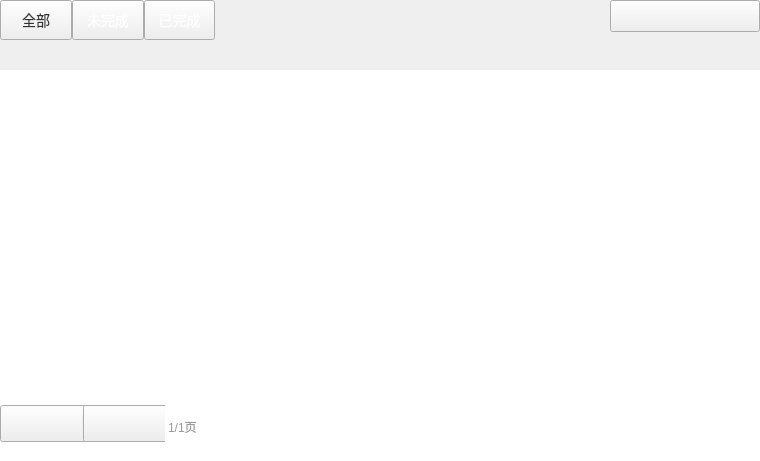
<?xml version="1.0" encoding="UTF-8"?>
<ui version="4.0">
 <class>ReceiveOrdersMainWidget</class>
 <widget class="QWidget" name="ReceiveOrdersMainWidget">
  <property name="geometry">
   <rect>
    <x>0</x>
    <y>0</y>
    <width>760</width>
    <height>461</height>
   </rect>
  </property>
  <property name="windowTitle">
   <string>Form</string>
  </property>
  <layout class="QVBoxLayout" name="verticalLayout">
   <property name="spacing">
    <number>0</number>
   </property>
   <property name="leftMargin">
    <number>0</number>
   </property>
   <property name="topMargin">
    <number>0</number>
   </property>
   <property name="rightMargin">
    <number>0</number>
   </property>
   <property name="bottomMargin">
    <number>0</number>
   </property>
   <item>
    <widget class="QWidget" name="topWidget" native="true">
     <property name="minimumSize">
      <size>
       <width>0</width>
       <height>40</height>
      </size>
     </property>
     <property name="maximumSize">
      <size>
       <width>16777215</width>
       <height>40</height>
      </size>
     </property>
     <layout class="QHBoxLayout" name="horizontalLayout_4">
      <property name="spacing">
       <number>10</number>
      </property>
      <property name="leftMargin">
       <number>0</number>
      </property>
      <property name="topMargin">
       <number>0</number>
      </property>
      <property name="rightMargin">
       <number>0</number>
      </property>
      <property name="bottomMargin">
       <number>0</number>
      </property>
      <item>
       <widget class="QWidget" name="widget_5" native="true">
        <property name="minimumSize">
         <size>
          <width>215</width>
          <height>0</height>
         </size>
        </property>
        <property name="maximumSize">
         <size>
          <width>215</width>
          <height>16777215</height>
         </size>
        </property>
        <layout class="QHBoxLayout" name="horizontalLayout_5">
         <property name="spacing">
          <number>0</number>
         </property>
         <property name="leftMargin">
          <number>0</number>
         </property>
         <property name="topMargin">
          <number>0</number>
         </property>
         <property name="rightMargin">
          <number>0</number>
         </property>
         <property name="bottomMargin">
          <number>0</number>
         </property>
         <item>
          <widget class="QPushButton" name="allRecieveButton">
           <property name="sizePolicy">
            <sizepolicy hsizetype="Minimum" vsizetype="Minimum">
             <horstretch>0</horstretch>
             <verstretch>0</verstretch>
            </sizepolicy>
           </property>
           <property name="styleSheet">
            <string notr="true">QPushButton{
	font-family:&quot;微软雅黑&quot;;
	font-size:14px;
	color:#333333;
	border-image: url(:/receivingGoodsImage/topTab_Press.png);
}</string>
           </property>
           <property name="text">
            <string>全部</string>
           </property>
          </widget>
         </item>
         <item>
          <widget class="QPushButton" name="noFinishReciveButton">
           <property name="sizePolicy">
            <sizepolicy hsizetype="Minimum" vsizetype="Minimum">
             <horstretch>0</horstretch>
             <verstretch>0</verstretch>
            </sizepolicy>
           </property>
           <property name="styleSheet">
            <string notr="true">QPushButton{
	font-family:&quot;微软雅黑&quot;;
	font-size:14px;
	color:#ffffff;
	border-image: url(:/receivingGoodsImage/topTab.png);
}</string>
           </property>
           <property name="text">
            <string>未完成</string>
           </property>
          </widget>
         </item>
         <item>
          <widget class="QPushButton" name="finishedRecieveButton">
           <property name="sizePolicy">
            <sizepolicy hsizetype="Minimum" vsizetype="Minimum">
             <horstretch>0</horstretch>
             <verstretch>0</verstretch>
            </sizepolicy>
           </property>
           <property name="styleSheet">
            <string notr="true">QPushButton{
	font-family:&quot;微软雅黑&quot;;
	font-size:14px;
	color:#ffffff;
	border-image: url(:/receivingGoodsImage/topTab.png);
}</string>
           </property>
           <property name="text">
            <string>已完成</string>
           </property>
          </widget>
         </item>
        </layout>
       </widget>
      </item>
      <item>
       <spacer name="horizontalSpacer_4">
        <property name="orientation">
         <enum>Qt::Horizontal</enum>
        </property>
        <property name="sizeHint" stdset="0">
         <size>
          <width>40</width>
          <height>20</height>
         </size>
        </property>
       </spacer>
      </item>
      <item>
       <widget class="QWidget" name="widget_6" native="true">
        <layout class="QVBoxLayout" name="verticalLayout_2">
         <property name="spacing">
          <number>0</number>
         </property>
         <property name="leftMargin">
          <number>0</number>
         </property>
         <property name="topMargin">
          <number>0</number>
         </property>
         <property name="rightMargin">
          <number>0</number>
         </property>
         <property name="bottomMargin">
          <number>0</number>
         </property>
         <item>
          <widget class="QPushButton" name="createDeliveryOrderButton">
           <property name="minimumSize">
            <size>
             <width>150</width>
             <height>32</height>
            </size>
           </property>
           <property name="maximumSize">
            <size>
             <width>150</width>
             <height>32</height>
            </size>
           </property>
           <property name="styleSheet">
            <string notr="true">QPushButton{
	border-image: url(:/receivingGoodsImage/createDeliveryOrder.png);
}

QPushButton:pressed{
	border-image: url(:/receivingGoodsImage/createDeliveryOrder_press.png);
}</string>
           </property>
           <property name="text">
            <string/>
           </property>
          </widget>
         </item>
         <item>
          <spacer name="verticalSpacer">
           <property name="orientation">
            <enum>Qt::Vertical</enum>
           </property>
           <property name="sizeHint" stdset="0">
            <size>
             <width>20</width>
             <height>40</height>
            </size>
           </property>
          </spacer>
         </item>
        </layout>
       </widget>
      </item>
     </layout>
    </widget>
   </item>
   <item>
    <widget class="ReceiveOrdersTitleWidget" name="titleWidget" native="true">
     <property name="minimumSize">
      <size>
       <width>0</width>
       <height>30</height>
      </size>
     </property>
     <property name="maximumSize">
      <size>
       <width>16777215</width>
       <height>30</height>
      </size>
     </property>
    </widget>
   </item>
   <item>
    <widget class="ReceiveOrdersListView" name="listView">
     <property name="styleSheet">
      <string notr="true">QListView{
	border:none;
}</string>
     </property>
    </widget>
   </item>
   <item>
    <widget class="QWidget" name="bottomWidget" native="true">
     <property name="minimumSize">
      <size>
       <width>0</width>
       <height>74</height>
      </size>
     </property>
     <property name="maximumSize">
      <size>
       <width>16777215</width>
       <height>74</height>
      </size>
     </property>
     <property name="styleSheet">
      <string notr="true">QWidget#bottomWidget{
	background-color:#ffffff;
}</string>
     </property>
     <layout class="QHBoxLayout" name="horizontalLayout">
      <property name="spacing">
       <number>0</number>
      </property>
      <property name="leftMargin">
       <number>0</number>
      </property>
      <property name="topMargin">
       <number>0</number>
      </property>
      <property name="rightMargin">
       <number>0</number>
      </property>
      <property name="bottomMargin">
       <number>0</number>
      </property>
      <item>
       <widget class="QWidget" name="leftWidget" native="true">
        <property name="minimumSize">
         <size>
          <width>200</width>
          <height>0</height>
         </size>
        </property>
        <property name="maximumSize">
         <size>
          <width>200</width>
          <height>16777215</height>
         </size>
        </property>
        <layout class="QHBoxLayout" name="horizontalLayout_2">
         <property name="spacing">
          <number>0</number>
         </property>
         <property name="leftMargin">
          <number>0</number>
         </property>
         <property name="topMargin">
          <number>0</number>
         </property>
         <property name="rightMargin">
          <number>0</number>
         </property>
         <property name="bottomMargin">
          <number>0</number>
         </property>
         <item>
          <spacer name="horizontalSpacer_2">
           <property name="orientation">
            <enum>Qt::Horizontal</enum>
           </property>
           <property name="sizeHint" stdset="0">
            <size>
             <width>40</width>
             <height>20</height>
            </size>
           </property>
          </spacer>
         </item>
         <item>
          <widget class="QWidget" name="widget_4" native="true">
           <layout class="QHBoxLayout" name="horizontalLayout_3">
            <property name="spacing">
             <number>0</number>
            </property>
            <property name="leftMargin">
             <number>0</number>
            </property>
            <property name="topMargin">
             <number>0</number>
            </property>
            <property name="rightMargin">
             <number>0</number>
            </property>
            <property name="bottomMargin">
             <number>0</number>
            </property>
            <item>
             <widget class="QPushButton" name="lastPageButton">
              <property name="minimumSize">
               <size>
                <width>87</width>
                <height>37</height>
               </size>
              </property>
              <property name="maximumSize">
               <size>
                <width>87</width>
                <height>37</height>
               </size>
              </property>
              <property name="styleSheet">
               <string notr="true">QPushButton
{
	border-image: url(:/saleImage/btn-up-nomal.png);
}

QPushButton:pressed
{
	border-image: url(:/saleImage/btn-up-pess.png);
}

QPushButton:disabled
{
border-image: url(:/saleImage/btn-up-disable.png);
}</string>
              </property>
              <property name="text">
               <string/>
              </property>
             </widget>
            </item>
            <item>
             <widget class="QWidget" name="widget_3" native="true">
              <property name="minimumSize">
               <size>
                <width>1</width>
                <height>18</height>
               </size>
              </property>
              <property name="maximumSize">
               <size>
                <width>1</width>
                <height>18</height>
               </size>
              </property>
              <property name="styleSheet">
               <string notr="true">border: 1px solid #ededed;</string>
              </property>
             </widget>
            </item>
            <item>
             <widget class="QPushButton" name="nextPageButton">
              <property name="minimumSize">
               <size>
                <width>87</width>
                <height>37</height>
               </size>
              </property>
              <property name="maximumSize">
               <size>
                <width>87</width>
                <height>37</height>
               </size>
              </property>
              <property name="styleSheet">
               <string notr="true">QPushButton{
	border-image: url(:/saleImage/btn-down-nomal.png);
}

QPushButton:pressed{
	border-image: url(:/saleImage/btn-down-pess.png);
}

QPushButton:disabled{
	border-image: url(:/saleImage/btn-down-disabled.png);
}</string>
              </property>
              <property name="text">
               <string/>
              </property>
             </widget>
            </item>
           </layout>
          </widget>
         </item>
         <item>
          <spacer name="horizontalSpacer_3">
           <property name="orientation">
            <enum>Qt::Horizontal</enum>
           </property>
           <property name="sizeHint" stdset="0">
            <size>
             <width>40</width>
             <height>20</height>
            </size>
           </property>
          </spacer>
         </item>
         <item>
          <widget class="QLabel" name="pageLabel">
           <property name="styleSheet">
            <string notr="true">font-size:12px;
color:#999999;
font-family:&quot;微软雅黑&quot;;
padding-top:6px;</string>
           </property>
           <property name="text">
            <string>1/1页</string>
           </property>
          </widget>
         </item>
        </layout>
       </widget>
      </item>
      <item>
       <spacer name="horizontalSpacer">
        <property name="orientation">
         <enum>Qt::Horizontal</enum>
        </property>
        <property name="sizeHint" stdset="0">
         <size>
          <width>40</width>
          <height>20</height>
         </size>
        </property>
       </spacer>
      </item>
     </layout>
    </widget>
   </item>
  </layout>
 </widget>
 <customwidgets>
  <customwidget>
   <class>ReceiveOrdersTitleWidget</class>
   <extends>QWidget</extends>
   <header>ReceiveOrdersTitleWidget.h</header>
   <container>1</container>
  </customwidget>
  <customwidget>
   <class>ReceiveOrdersListView</class>
   <extends>QListView</extends>
   <header>ReceiveOrdersListView.h</header>
  </customwidget>
 </customwidgets>
 <resources/>
 <connections/>
</ui>
